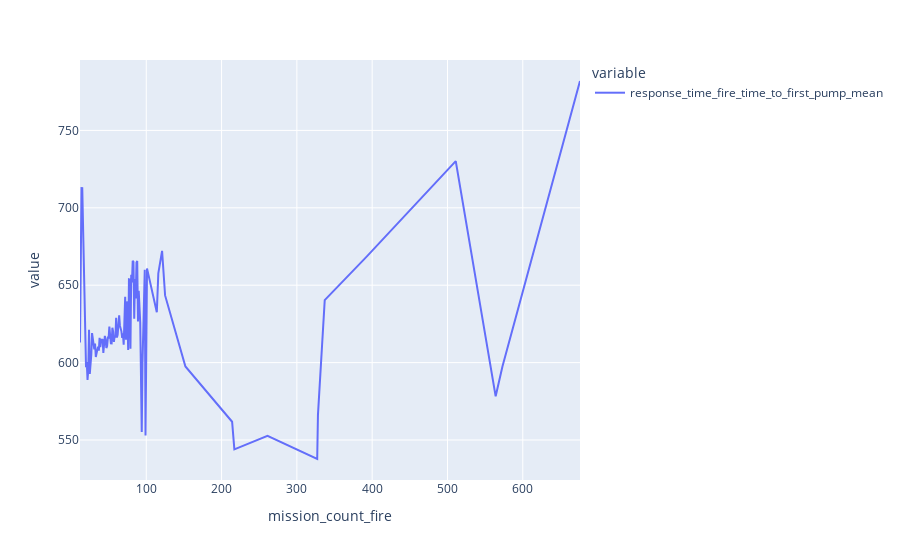

The cell this chart's notebook holds for it:
### Code cell
import plotly.express as px

px.line(grouped_by_mission_count_fire)

### Figure 1 — Plotly figure (JSON) as saved in the notebook; plotly's stock layout.template omitted (floating-point values rounded to 4 significant figures)
{"data": [{"hovertemplate": "variable=response_time_fire_time_to_first_pump_mean<br>mission_count_fire=%{x}<br>value=%{y}<extra></extra>", "legendgroup": "response_time_fire_time_to_first_pump_mean", "line": {"color": "#636efa", "dash": "solid"}, "marker": {"symbol": "circle"}, "mode": "lines", "name": "response_time_fire_time_to_first_pump_mean", "orientation": "v", "showlegend": true, "type": "scatter", "x": [12, 14, 15, 19, 20, 21, 22, 23, 24, 25, 26, 27, 28, 29, 30, 31, 32, 33, 34, 35, 36, 37, 38, 39, 40, 41, 42, 43, 44, 45, 46, 47, 48, 49, 50, 51, 52, 53, 54, 55, 56, 57, 58, 59, 60, 61, 62, 63, 64, 65, 66, 67, 68, 69, 70, 71, 72, 73, 74, 75, 76, 77, 78, 79, 80, 81, 82, 83, 84, 85, 86, 87, 88, 89, 90, 92, 94, 95, 98, 99, 100, 101, 114, 116, 121, 125, 152, 214, 217, 261, 327, 328, 337, 393, 511, 564, 573, 676], "xaxis": "x", "y": [613, 712.8, 712.7, 618.5, 597.0, 600.3, 588.9, 595.4, 621.2, 592.6, 598.0, 605.1, 619.0, 615.2, 611.2, 608.6, 612.3, 603.6, 606.0, 607.8, 610.3, 607.7, 616.1, 610.0, 614.8, 614.8, 615.1, 606.2, 616.2, 617.3, 615.0, 609.4, 610.7, 616.1, 616.1, 623.3, 617.6, 612.5, 612.5, 622.5, 620.0, 613.4, 617.0, 616.2, 629.0, 616.3, 617.9, 622.3, 630.6, 623.9, 622.3, 620.2, 616.0, 618.8, 611.6, 627.6, 642.6, 614.7, 639.5, 627.1, 608.2, 653.8, 653.7, 608.9, 656.7, 651.8, 665.8, 665.1, 628.3, 654.0, 641.4, 664.7, 665.6, 626.6, 646.5, 625.9, 555.1, 600.0, 659.9, 552.9, 629.9, 660.9, 632.6, 657.6, 672.1, 643.4, 597.5, 561.8, 544.0, 552.6, 537.7, 566.2, 640.3, 668.6, 730.2, 578.2, 597.5, 781.9], "yaxis": "y"}], "layout": {"legend": {"title": {"text": "variable"}, "tracegroupgap": 0}, "margin": {"t": 60}, "xaxis": {"anchor": "y", "domain": [0, 1], "title": {"text": "mission_count_fire"}}, "yaxis": {"anchor": "x", "domain": [0, 1], "title": {"text": "value"}}}}
